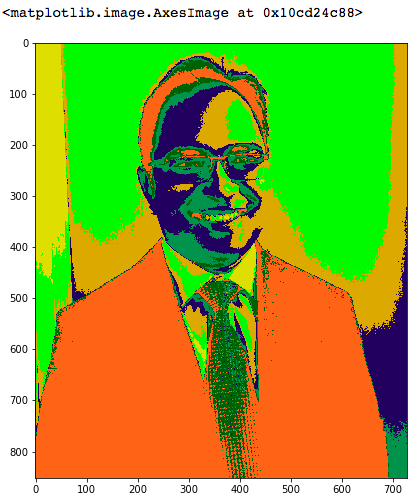
#> input picture ocr/tmp1/test2.png, 418 x 501 px
$ jupyter execute --allow-errors k-means.ipynb
#> lines starting #> are read from the running program, lines starting #| are printed output that depends on the picture
[cell 1]
import numpy as np
import cv2
from matplotlib import pyplot as plt

rnd=np.random.random_sample()
print(rnd)
newX=64
newY=64

img=cv2.imread("test/0185.pdf300/580-1726-132-35.png",0)
#> (the rest of this cell did not finish here and is left out)

[cell 2]
import numpy as np
import cv2
from matplotlib import pyplot as plt

numValues1=5
numValues2=5
numValues=numValues1+numValues2


x = np.random.randint(25,100,numValues1)

y = np.random.randint(175,255,numValues2)
z = np.hstack((x,y))

z = z.reshape((numValues,1))
print(z.shape)
z = np.float32(z)
plt.figure()
plt.hist(z,256,[0,256]),plt.show()
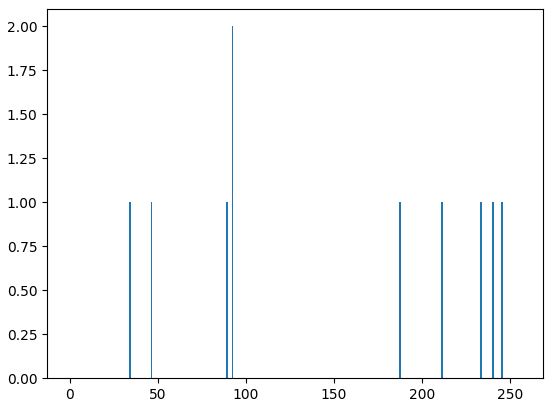
#> figure drawn by matplotlib, 1 panel; tallest bar 2 high, from x = 92 to 93


# Define criteria = ( type, max_iter = 10 , epsilon = 1.0 )
criteria = (cv2.TERM_CRITERIA_EPS + cv2.TERM_CRITERIA_MAX_ITER, 10, 1.0)

# Set flags (Just to avoid line break in the code)
flags = cv2.KMEANS_RANDOM_CENTERS

# Apply KMeans
compactness,labels,centers = cv2.kmeans(z,2,None,criteria,10,flags)


A = z[labels==0]
B = z[labels==1]
print(labels)

# Now plot 'A' in red, 'B' in blue, 'centers' in yellow
plt.hist(A,256,[0,256],color = 'r')
plt.hist(B,256,[0,256],color = 'b')
plt.hist(centers,32,[0,256],color = 'y')
plt.show()
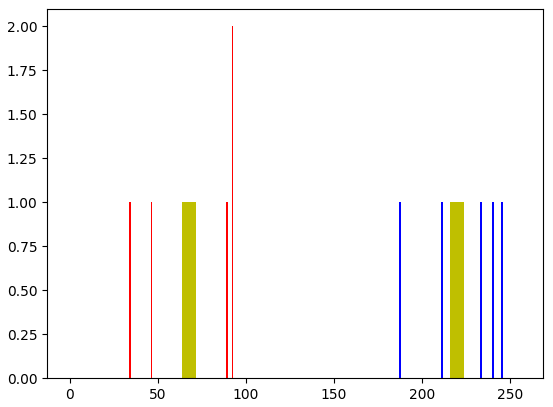
#> figure drawn by matplotlib, 1 panel; tallest bar 2 high, from x = 92 to 93

[cell 3]
import numpy as np
import cv2
from matplotlib import pyplot as plt

X = np.random.randint(25,50,(25,2))
Y = np.random.randint(60,85,(25,2))
Z = np.vstack((X,Y))

# convert to np.float32
Z = np.float32(Z)
print(Z.shape)
# define criteria and apply kmeans()
criteria = (cv2.TERM_CRITERIA_EPS + cv2.TERM_CRITERIA_MAX_ITER, 10, 1.0)
ret,label,center=cv2.kmeans(Z,2,None,criteria,10,cv2.KMEANS_RANDOM_CENTERS)

# Now separate the data, Note the flatten()
A = Z[label.ravel()==0]
B = Z[label.ravel()==1]
print(A)
# Plot the data
plt.scatter(A[:,0],A[:,1])
plt.scatter(B[:,0],B[:,1],c = 'r')
plt.scatter(center[:,0],center[:,1],s = 80,c = 'y', marker = 's')
plt.xlabel('Height'),plt.ylabel('Weight')
plt.show()
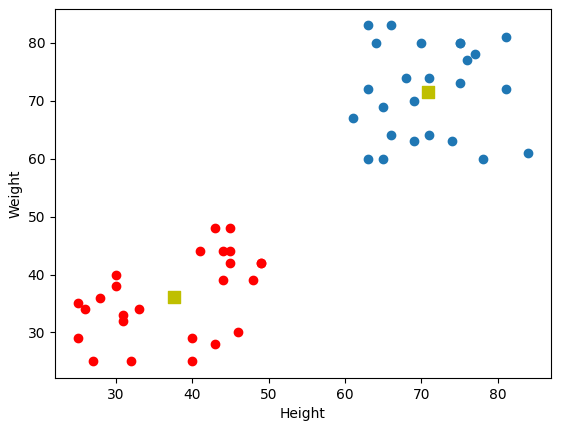
#> figure drawn by matplotlib, 1 panel

[cell 4]
import matplotlib.pyplot as plt
import cv2
from scipy import ndimage
from sklearn import cluster
#image = ndimage.imread("tmp1/test.png")
image=cv2.imread("tmp1/test2.png")
#> image is the input picture: shape (501, 418, 3); mean B, G, R 69.6, 172, 157.3
plt.figure(figsize = (15,8))
plt.imshow(image)
print(image.shape)
#| (501, 418, 3)
x, y, z = image.shape
#> x = 501; y = 418; z = 3

image_2d = image.reshape(x*y, z)
print(image_2d.shape)
#| (209418, 3)

kmeans_cluster = cluster.KMeans(n_clusters=7)
print("--------")
kmeans_cluster.fit(image_2d)
print("=====")
cluster_centers = kmeans_cluster.cluster_centers_
cluster_labels = kmeans_cluster.labels_


plt.figure(figsize = (15,8))
plt.imshow(cluster_centers[cluster_labels].reshape(x, y, z))
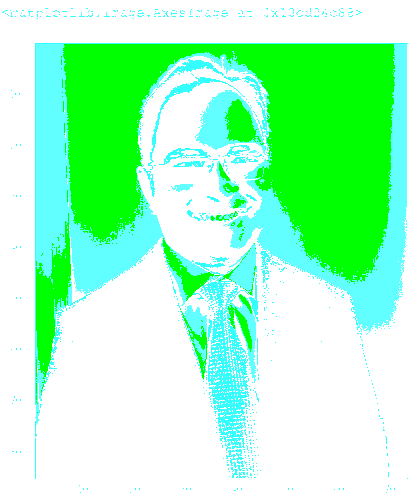
#> shown: shape (501, 418, 3) float64; mean R, G, B 0.66, 1, 0.773
